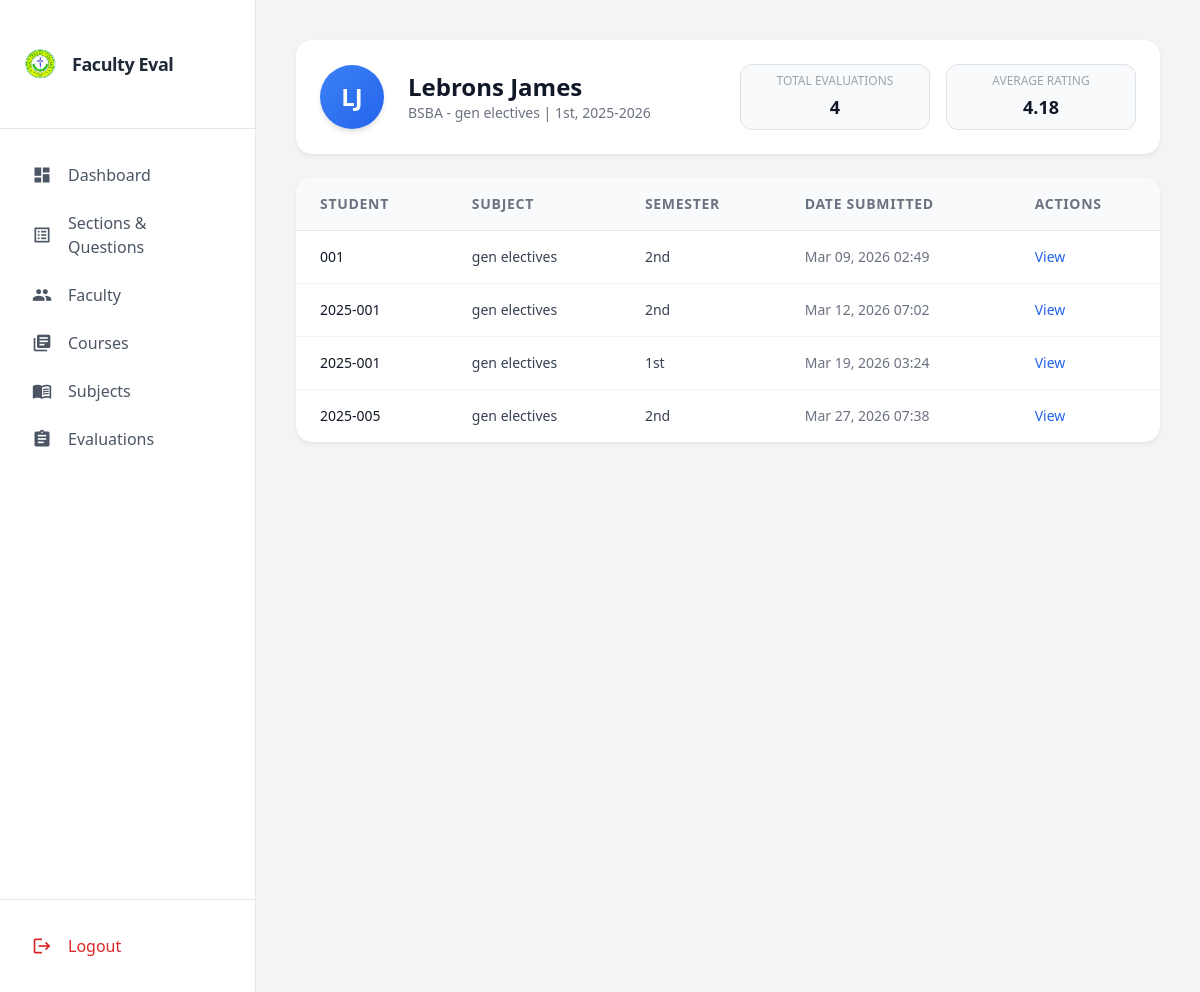
/teachers/1/detail/, run on the app's committed database.
### evaluation/models.py (models this page shows, shortened)
class Teacher(models.Model):
    first_name = models.CharField(max_length=50,null=True, blank=True)
    last_name = models.CharField(max_length=50,null=True, blank=True)
    course = models.ForeignKey(Course, on_delete=models.SET_NULL, null=True, blank=True)
    subject = models.ForeignKey(Subject, on_delete=models.SET_NULL, null=True, blank=True)
    semester = models.CharField(max_length=20)
    academic_year = models.CharField(max_length=20)

class Course(models.Model):
    name = models.CharField(max_length=100, unique=True)
    code = models.CharField(max_length=20, blank=True, null=True)

class Subject(models.Model):
    name = models.CharField(max_length=100)
    code = models.CharField(max_length=20, blank=True, null=True)

class TeacherEvaluation(models.Model):
    teacher = models.ForeignKey(
        'Teacher',
        on_delete=models.CASCADE,
        related_name='evaluations'
    )
    student_id = models.CharField(max_length=50)  # Anonymous student identifier
    student_name = models.CharField(max_length=100, null=True,blank=True)  # Optional student name
    subject = models.ForeignKey(
        'Subject',
        on_delete=models.SET_NULL,
        null=True,
        blank=True
    )
    course = models.ForeignKey(
        'Course',
        on_delete=models.SET_NULL,
        null=True,
        blank=True
    )
    semester = models.CharField(max_length=20, blank=True)
    academic_year = models.CharField(max_length=20, blank=True)
    year_level = models.CharField(max_length=10, blank=True)
    submitted_at = models.DateTimeField(auto_now_add=True)
    overall_rating = models.FloatField(null=True, blank=True)
    commendable_features = models.TextField(blank=True, null=True)
    suggestions_improvement = models.TextField(blank=True, null=True)
    class Meta:
        unique_together = ('teacher', 'student_id', 'subject', 'semester', 'academic_year')

### evaluation/views.py (the view)
# urls.py: path('teachers/<int:pk>/detail/', views.teacher_detail, name='teacher_detail'),
def teacher_detail(request, pk):
    teacher = get_object_or_404(Teacher, pk=pk)
    evaluations = teacher.evaluations.prefetch_related('items').all()
    all_ratings = []
    for eval in evaluations:
        for item in eval.items.all():
            if item.rating in ['1','2','3','4','5']:
                all_ratings.append(int(item.rating))
    avg_rating = round(sum(all_ratings)/len(all_ratings),2) if all_ratings else 0
    context = {
        'teacher': teacher,
        'teacher_evaluations': evaluations,
        'avg_rating': avg_rating
    }
    return render(request, 'admins/teacher_details.html', context)

### templates/admins/teacher_details.html (shortened to what this page needs)
{% extends 'admins/base.html' %}
{% block content %}
<div class="flex flex-col min-h-screen bg-gray-100 p-4 md:p-6">
<div class="bg-white rounded-2xl shadow-sm p-4 md:p-6 mb-6 flex flex-row flex-wrap items-center justify-between gap-4">
    <div class="flex items-center gap-4 flex-1 min-w-[220px]">
        <div class="w-16 h-16 rounded-full bg-gradient-to-br from-blue-500 to-blue-600 flex items-center justify-center text-white text-2xl font-bold shadow-md">
            {{ teacher.first_name|slice:":1" }}{{ teacher.last_name|slice:":1" }}
        </div>
        <div class="truncate">
            <h1 class="text-xl md:text-2xl font-bold text-gray-900 truncate">{{ teacher.first_name }} {{ teacher.last_name }}</h1>
            <p class="text-sm text-gray-500 truncate">
                {{ teacher.course.name }} - {{ teacher.subject.name }} | {{ teacher.semester }}, {{ teacher.academic_year }}
            </p>
        </div>
    </div>
        <div class="flex flex-wrap gap-3 justify-end flex-1 min-w-[220px]">
            <div class="bg-gray-50 border border-gray-200 rounded-xl px-4 py-2 text-center flex-1 min-w-[120px]">
                <p class="text-xs font-medium text-gray-400 uppercase">Total Evaluations</p>
                <p class="text-lg font-semibold text-gray-900 mt-1">{{ teacher.evaluations.count }}</p>
            </div>
            <div class="bg-gray-50 border border-gray-200 rounded-xl px-4 py-2 text-center flex-1 min-w-[120px]">
                <p class="text-xs font-medium text-gray-400 uppercase">Average Rating</p>
                <p class="text-lg font-semibold text-gray-900 mt-1">{{ avg_rating }}</p>
            </div>
        </div>
    </div>
    <div class="bg-white rounded-2xl shadow-sm overflow-x-auto">
        <table class="min-w-full divide-y divide-gray-200 text-sm">
            <thead class="bg-gray-50">
                <tr>
                    <th class="px-6 py-3 text-left text-gray-500 uppercase tracking-wider">Student</th>
                    <th class="px-6 py-3 text-left text-gray-500 uppercase tracking-wider">Subject</th>
                    <th class="px-6 py-3 text-left text-gray-500 uppercase tracking-wider">Semester</th>
                    <th class="px-6 py-3 text-left text-gray-500 uppercase tracking-wider">Date Submitted</th>
                    <th class="px-6 py-3 text-left text-gray-500 uppercase tracking-wider">Actions</th>
                </tr>
            </thead>
            <tbody class="divide-y divide-gray-100">
                {% for eval in teacher.evaluations.all %}
                <tr class="hover:bg-blue-50 transition-colors">
                    <td class="px-6 py-3 font-medium text-gray-900">{{ eval.student_id }}</td>
                    <td class="px-6 py-3 text-gray-700">{{ eval.subject.name }}</td>
                    <td class="px-6 py-3 text-gray-700">{{ eval.semester }}</td>
                    <td class="px-6 py-3 text-gray-500">{{ eval.submitted_at|date:"M d, Y H:i" }}</td>
                    <td class="px-6 py-3">
                        <a href="{% url 'evaluation_detail' eval.id %}"
                           class="text-blue-600 hover:text-blue-800 font-medium transition-colors">
                           View
                        </a>
                    </td>
                </tr>
                {% empty %}
                <tr>
                    <td colspan="5" class="px-6 py-8 text-center text-gray-400">
                        No evaluations submitted yet.
                    </td>
                </tr>
                {% endfor %}
            </tbody>
        </table>
    </div>
</div>
{% endblock %}

### data on the page
Teacher: first_name "L", last_name "J", first_name "Lebrons", last_name "James", course.name "BSBA", subject.name "gen electives", semester "1st", academic_year "2025-2026", evaluations.count "4"
TeacherEvaluation: student_id "001", subject.name "gen electives", semester "2nd", submitted_at "Mar 09, 2026 02:49"
TeacherEvaluation: student_id "2025-001", subject.name "gen electives", semester "2nd", submitted_at "Mar 12, 2026 07:02"
TeacherEvaluation: student_id "2025-001", subject.name "gen electives", semester "1st", submitted_at "Mar 19, 2026 03:24"
TeacherEvaluation: student_id "2025-005", subject.name "gen electives", semester "2nd", submitted_at "Mar 27, 2026 07:38"

### other printed values
{{ avg_rating }} "4.18"
